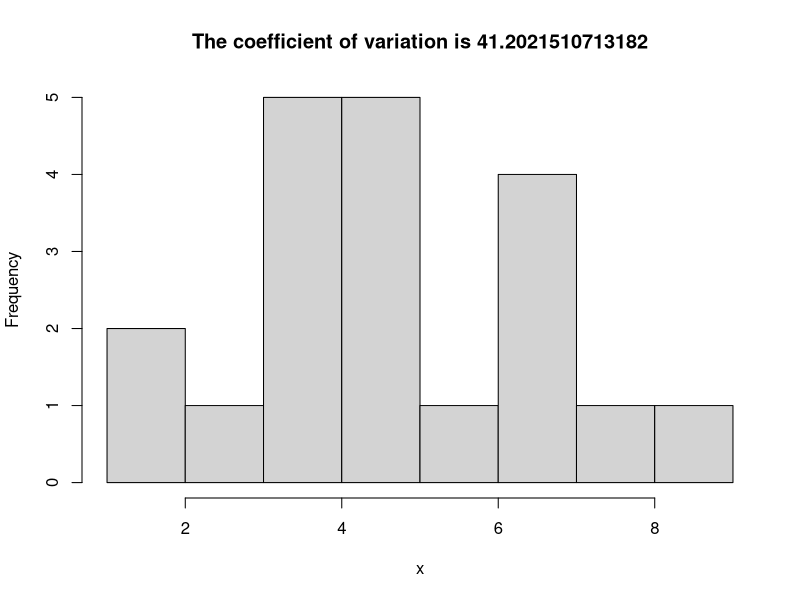

Recreate this plot in R. (Note: this script raises an error after producing the figure.)
## ---- chunk 1
x = 5
if (x > 0) {
  print("x is positive")
}
## ---- chunk 2
x=-3
if (x>=0) {
  print('x is non-negative')
} else {
  print('x is negative')
}
## ---- chunk 3
ifelse(x>=0, 'x is non negative', 'x is negative')
## ---- chunk 4
x = 3
switch(x, 'one', 'two', 'three', 'four')
## ---- chunk 5
square.it <- function(x){
  square <- x*x
  return(square)
}
#
## ---- chunk 6
my.fun <- function(X.matrix , y.vec , z.scalar) {
  #use previous function
  sq.scalar <- square.it(z.scalar)
  mult <- X.matrix %*% y.vec
  Final<-  mult*sq.scalar
  return(Final)
}

my.mat <- cbind(c(1,2,3),c(3,4,5))
my.vec <- c(5,6)
my.fun(X.matrix=my.mat , y.vec=my.vec , z.scalar=9)
## ---- chunk 7
hist_cov = function (x) {
  cv = sd(x)/mean(x) * 100
  hist(x, main = paste("The coefficient of variation is", cv))
}
set.seed(10)
hist_cov(runif(20,1,10))
## ---- chunk 8
max_distance <- function (point, other_points) {
  x_i = point[1]
  y_i = point[2]
  
  distance <- sqrt((other_points[,1] - x_i)^2 + (other_points[,2] - y_i)^2)
  
  return(max(distance))
}

# Matrix of other points (n-1 points)
points <- matrix(runif(30,1,15), 
                       ncol = 2, byrow = TRUE)

# Calculate the maximum distance
max_distance(points[3,], points)
## ---- chunk 9
Df <- function (i,x) {
  n <- length(x)
  j <- (i+1):n
  y <- x[j] - x[i]
  return(y)
}

Smk <- function(x) {
  n <- length(x)
  i <- 1:(n-1)
  s <- do.call(c,lapply(i,function(i) Df(i,x)))
  s[s<0] <- -1
  s[s==0] <- 0
  s[s>0] <- 1
  smk <- sum(s)
  return(smk)
}
Smk(x)
## ---- chunk 10
zmk <- function(x) {
  n = length(x)
  
  var_smk = (n*(n-1)*(2*n+5))/18
  
  smk = smk_function(x)
  if (smk>0) {
    zmk = (smk-1)/sqrt(var_smk)
  } else if(smk<0) {
    zmk = (smk+1)/sqrt(var_smk)
  } else
    zmk = 0
  return(zmk)
}

zmk(x)
